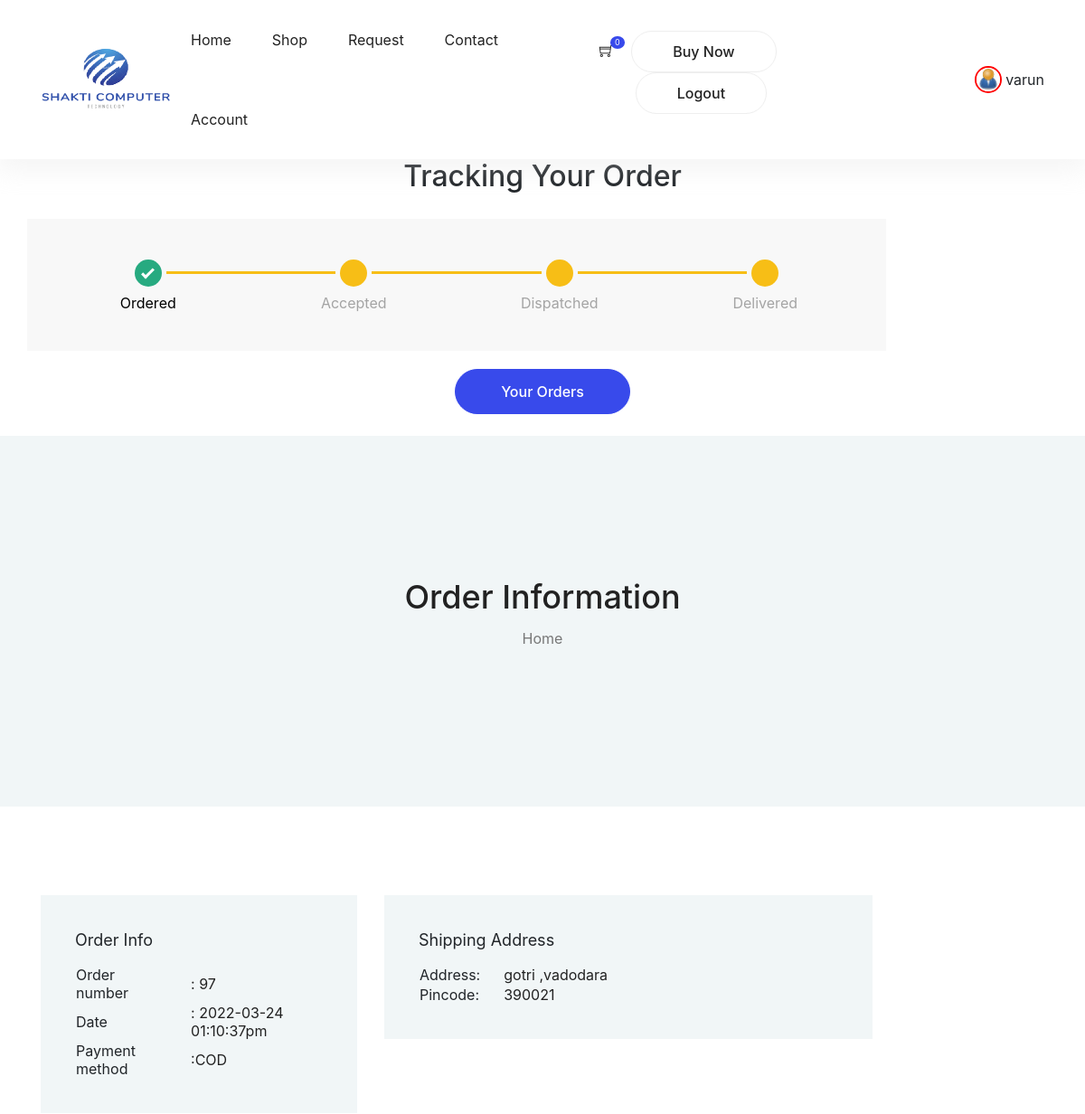
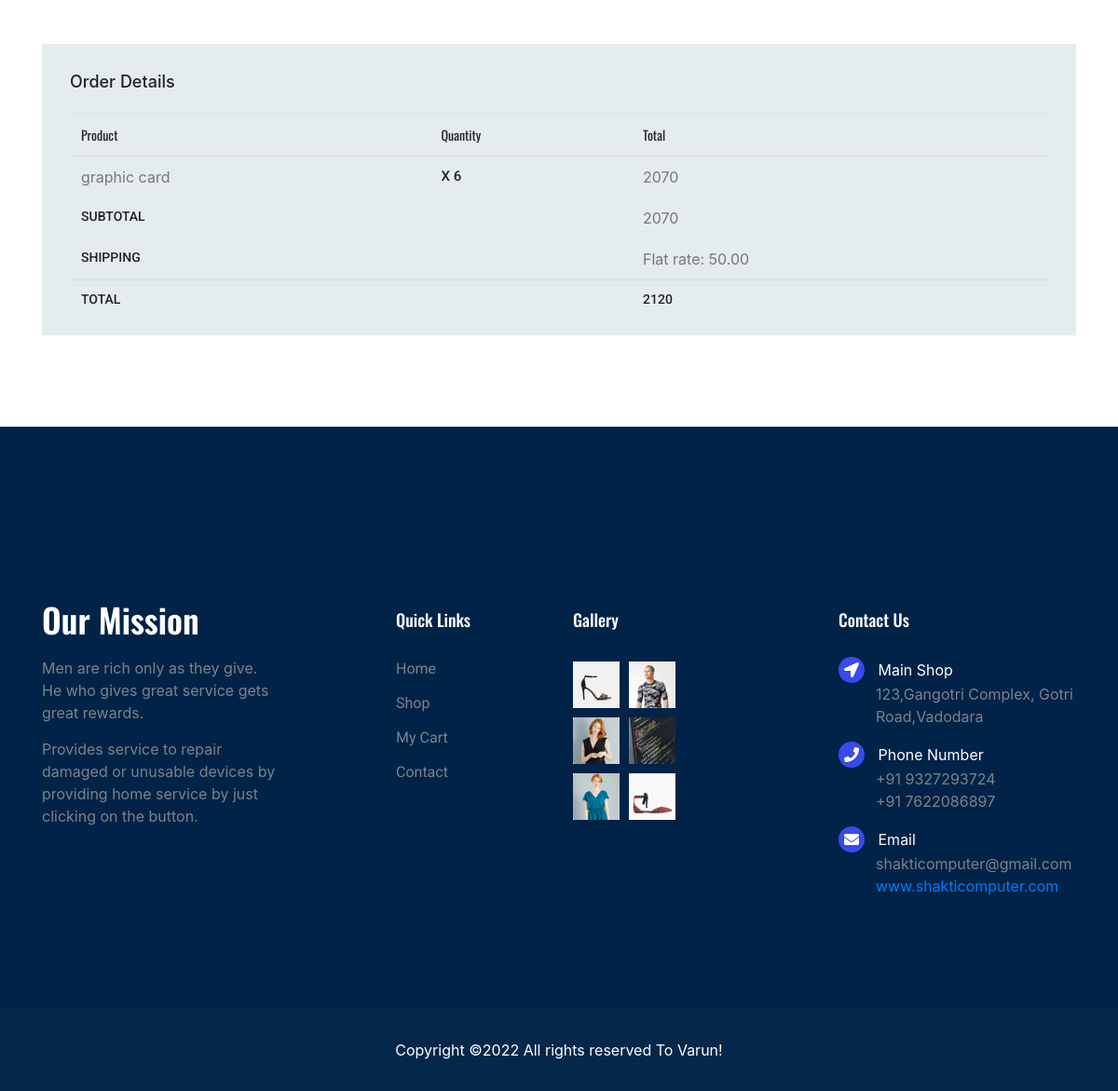
Screenshot of /customer/php/trackorder.php?oid=97 (signed in) with the database file from the repository (2 pictures, top to bottom).
### tables this page shows
CREATE TABLE `customer` (
  `CustomerId` int(11) NOT NULL,
  `FirstName` varchar(50) DEFAULT NULL,
  `LastName` varchar(50) DEFAULT NULL,
  `Address` varchar(200) DEFAULT NULL,
  `Pincode` int(11) DEFAULT NULL,
  `Email` varchar(50) DEFAULT NULL,
  `Birthdate` text DEFAULT NULL,
  `Gender` varchar(5) DEFAULT NULL,
  `Phone` decimal(10,0) DEFAULT NULL,
  `Photo` mediumtext DEFAULT NULL,
  `Username` varchar(50) DEFAULT NULL,
  `Password` varchar(50) DEFAULT NULL,
  `st` tinytext DEFAULT NULL
);

CREATE TABLE `tblorder` (
  `Orderid` int(11) NOT NULL,
  `Customerid` int(11) DEFAULT NULL,
  `ProductId` int(11) NOT NULL,
  `Productname` varchar(50) DEFAULT NULL,
  `Quantity` int(11) NOT NULL DEFAULT 1,
  `Deliveryadd` varchar(100) DEFAULT NULL,
  `Pincode` int(11) DEFAULT NULL,
  `Orderdate` text DEFAULT NULL,
  `Totalamount` text DEFAULT NULL,
  `status` int(11) NOT NULL DEFAULT 0
);

### customer/php/trackorder.php (the view, shortened to what this page needs)
<?php include 'header-login.php'; ?>
<?php
$oid=$_REQUEST['oid'];
$sql="select * from tblorder where Orderid='$oid';";
$result=mysqli_query($con,$sql);
$line=mysqli_fetch_array($result);
?>
<link href="https://cdnjs.cloudflare.com/ajax/libs/twitter-bootstrap/4.1.3/css/bootstrap.min.css" rel="stylesheet"/>
<center>
<div class="container">
    <h2>Tracking Your Order</h2>
  <div class="row">
						<div class="col-12 col-md-10 hh-grayBox pt45 pb20">
							<div class="row justify-content-between">
                                <?php
                                if($line['status']==0){
                                ?>
								<div class="order-tracking completed">
									<span class="is-complete"></span>
									<p>Ordered<br></p>
								</div>
								<div class="order-tracking">
									<span class="is-complete"></span>
									<p>Accepted<br></p>
								</div>
								<div class="order-tracking">
									<span class="is-complete"></span>
									<p>Dispatched<br><p>
								</div>
                                <div class="order-tracking">
									<span class="is-complete"></span>
									<p>Delivered<br><p>
								</div>
                                <?php
                                }
                                ?>
							</div>
						</div>
					</div>
</div>
<a href="myorder.php"><button class="button">Your Orders</button></a>
<br><br>
</center>
<section class="blog-banner-area" id="category">
		<div class="container h-100">
			<div class="blog-banner">
				<div class="text-center">
					<h1>Order Information</h1>
					<nav aria-label="breadcrumb" class="banner-breadcrumb">
            <ol class="breadcrumb">
              <li class="breadcrumb-item"><a href="index-login.php">Home</a></li>
            </ol>
          </nav>
				</div>
			</div>
    </div>
	</section>
  <section class="order_details section-margin--small">
    <div class="container">
      <div class="row mb-5">
        <div class="col-md-6 col-xl-4 mb-4 mb-xl-0">
          <div class="confirmation-card">
            <h3 class="billing-title">Order Info</h3>
            <table class="order-rable">
              <tr>
                <td>Order number</td>
                <td>: <?php echo $line['Orderid']; ?></td>
              </tr>
              <tr>
                <td>Date</td>
                <td>: <?php echo $line['Orderdate'];?></td>
              </tr>
              <tr>
                <td>Payment method</td>
                <td>:COD</td>
              </tr>
            </table>
          </div>
        </div>
        <div class="col-md-6 col-xl-6 mb-6 mb-xl-4">
          <div class="confirmation-card">
            <h3 class="billing-title">Shipping Address</h3>
            <table class="order-rable">
              <tr>
              <td>Address:</td>
                <td><?php echo $line['Deliveryadd'];?></td>
              </tr>
              <tr>
              <td>Pincode:</td>
                <td><?php echo $line['Pincode'];?></td>
              </tr>
            </table>
          </div>
        </div>
      </div>
      <div class="order_details_table">
        <h2>Order Details</h2>
        <div class="table-responsive">
          <table class="table">
            <thead>
              <tr>
                <th scope="col">Product</th>
                <th scope="col">Quantity</th>
                <th scope="col">Total</th>
              </tr>
            </thead>
            <tbody>
              <?php
              $sql="select * from tblorder where Orderid='$oid';";
              $result=mysqli_query($con,$sql);
                 while($line=mysqli_fetch_array($result)){
                   $subtotal=$line['Totalamount'];
                   $total = $total + $subtotal;
              ?>
              <tr>
                <td>
                  <p><?php echo $line['Productname'];?></p>
                </td>
                <td>
                  <h5>x <?php echo $line['Quantity']; ?></h5>
                </td>
                <td>
                  <p><?php echo $line['Totalamount'];?></p>
                </td>
              </tr>
              <?php
                 }
              ?>
              <tr>
                <td>
                  <h4>Subtotal</h4>
                </td>
                <td>
                </td>
                <td>
                  <p><?php echo $total;?></p>
                </td>
              </tr>
              <tr>
                <td>
                  <h4>Shipping</h4>
                </td>
                <td>
                </td>
                <td>
                  <p>Flat rate: 50.00</p>
                </td>
              </tr>
              <tr>
                <td>
                  <h4>Total</h4>
                </td>
                <td>
                </td>
                <td>
                  <h4><?php echo $total + 50;?></h4>
                </td>
              </tr>
            </tbody>
          </table>
        </div>
      </div>
    </div>
  </section>
<?php include 'footer.php';?>

### customer/php/header-login.php (shortened to what this page needs)
<?php
include('dbconnection.php');
$id=$_SESSION['user'];
?>
  <link rel="stylesheet" href="../vendors/bootstrap/bootstrap.min.css">
  <link rel="stylesheet" href="../vendors/fontawesome/css/all.min.css">
	<link rel="stylesheet" href="../vendors/themify-icons/themify-icons.css">
  <link rel="stylesheet" href="../vendors/nice-select/nice-select.css">
  <link rel="stylesheet" href="../vendors/owl-carousel/owl.theme.default.min.css">
  <link rel="stylesheet" href="../vendors/owl-carousel/owl.carousel.min.css">
  <link rel="stylesheet" href="../css/style.css">
  <header class="header_area">
    <div class="main_menu">
      <nav class="navbar navbar-expand-lg navbar-light">
        <div class="container">
          <a class="navbar-brand logo_h" href="index.php"><img  src="../img/logo.png" style="height:70px;width:150px;"alt=""></a>
          <div class="collapse navbar-collapse offset" id="navbarSupportedContent">
            <ul class="nav navbar-nav menu_nav ml-auto mr-auto">
              <li class="nav-item "><a class="nav-link" href="index-login.php">Home</a></li>
              <li class="nav-item submenu dropdown">
                <a href="shop.php" class="nav-link">Shop</a>
							</li>
              <li class="nav-item submenu dropdown">
                <a href="#" class="nav-link dropdown-toggle" data-toggle="dropdown" role="button" aria-haspopup="true"
                  aria-expanded="false">Request</a>
							</li>
              <li class="nav-item"><a class="nav-link" href="contact.php">Contact</a></li>
            <li class="nav-item submenu dropdown">
                <a href="#" class="nav-link dropdown-toggle" data-toggle="dropdown" role="button" aria-haspopup="true"
                  aria-expanded="false">Account</a>
							</li>
              </ul>&nbsp;
            <ul class="nav-shop">
              <li class="nav-item"><button><a href="cart.php"><i class="ti-shopping-cart"></i></a><span class="nav-shop__circle">
               <?php
                $sql="select * from cart";
                $result=mysqli_query($con,$sql);
                $num=mysqli_num_rows($result);
                echo $num;
               ?>
              </span></button> </li>
              <li class="nav-item"><a class="button button-header" href="checkout.php">Buy Now</a></li>
              <li class="nav-item"><a class="button button-header" href="logout.php">Logout</a></li>
            </ul>
            <?php
                $sql="select * from customer where CustomerId='$id';";
                $result=mysqli_query($con,$sql);
                $line=mysqli_fetch_array($result);
                $photo=$line['Photo'];
                $name=strtolower($photo);
                echo "<img hieght=\"20px\"  style=\"border-radius: 70%; border:2px solid red;\"   width=\"30px\" src=\"$name\"/>&nbsp;";
                echo $line['FirstName'];
            ?>
          </div>
        </div>
      </nav>
    </div>
  </header>

### customer/php/trackorder.php (style rules this page uses)
.hh-grayBox { background-color: #f8f8f8; margin-bottom: 20px; padding: 35px; margin-top: 20px; }
.pt45 { padding-top: 45px; }
.order-tracking { text-align: center; width: 25%; position: relative; display: block; }
.order-tracking .is-complete { display: block; position: relative; border-radius: 50%; height: 30px; width: 30px; border: 0px solid #afafaf; background-color: #f7be16; margin: 0 auto; transition: background 0.25s linear; z-index: 2; }
.order-tracking .is-complete:after { display: block; position: absolute; content: ""; height: 14px; width: 7px; top: -2px; bottom: 0; left: 5px; margin: auto 0; border: 0px solid #afafaf; border-width: 0px 2px 2px 0; transform: rotate(45deg); opacity: 0; }
.order-tracking.completed .is-complete { border-color: #27aa80; border-width: 0px; background-color: #27aa80; }
.order-tracking.completed .is-complete:after { border-color: #fff; border-width: 0px 3px 3px 0; width: 7px; left: 11px; opacity: 1; }
.order-tracking p { color: #a4a4a4; font-size: 16px; margin-top: 8px; margin-bottom: 0; line-height: 20px; }
.order-tracking.completed p { color: #000; }
.order-tracking::before { content: ""; display: block; height: 3px; width: calc(100% - 40px); background-color: #f7be16; top: 13px; position: absolute; left: calc(-50% + 20px); z-index: 0; }
.order-tracking:first-child:before { display: none; }
.order-tracking.completed:before { background-color: #27aa80; }

### rows the page displays
customer: Photo (picture), FirstName "varun"
tblorder: Orderid "97", Orderdate "2022-03-24 01:10:37pm", Deliveryadd "gotri ,vadodara", Pincode "390021", Productname "graphic card", Quantity "6", Totalamount "2070"

### other values shown
$num "0"
$total "2070"
$total + 50 "2120"
